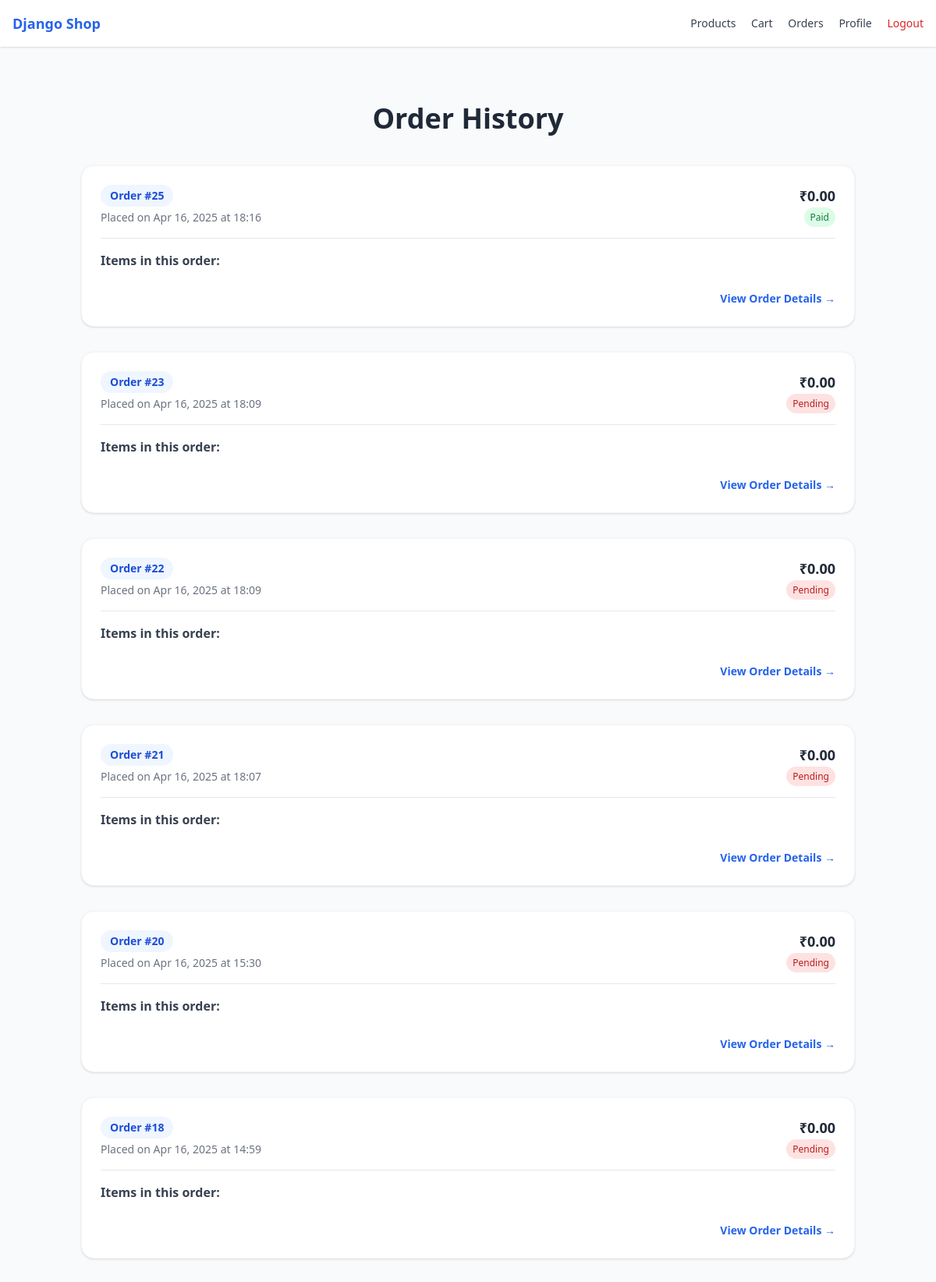
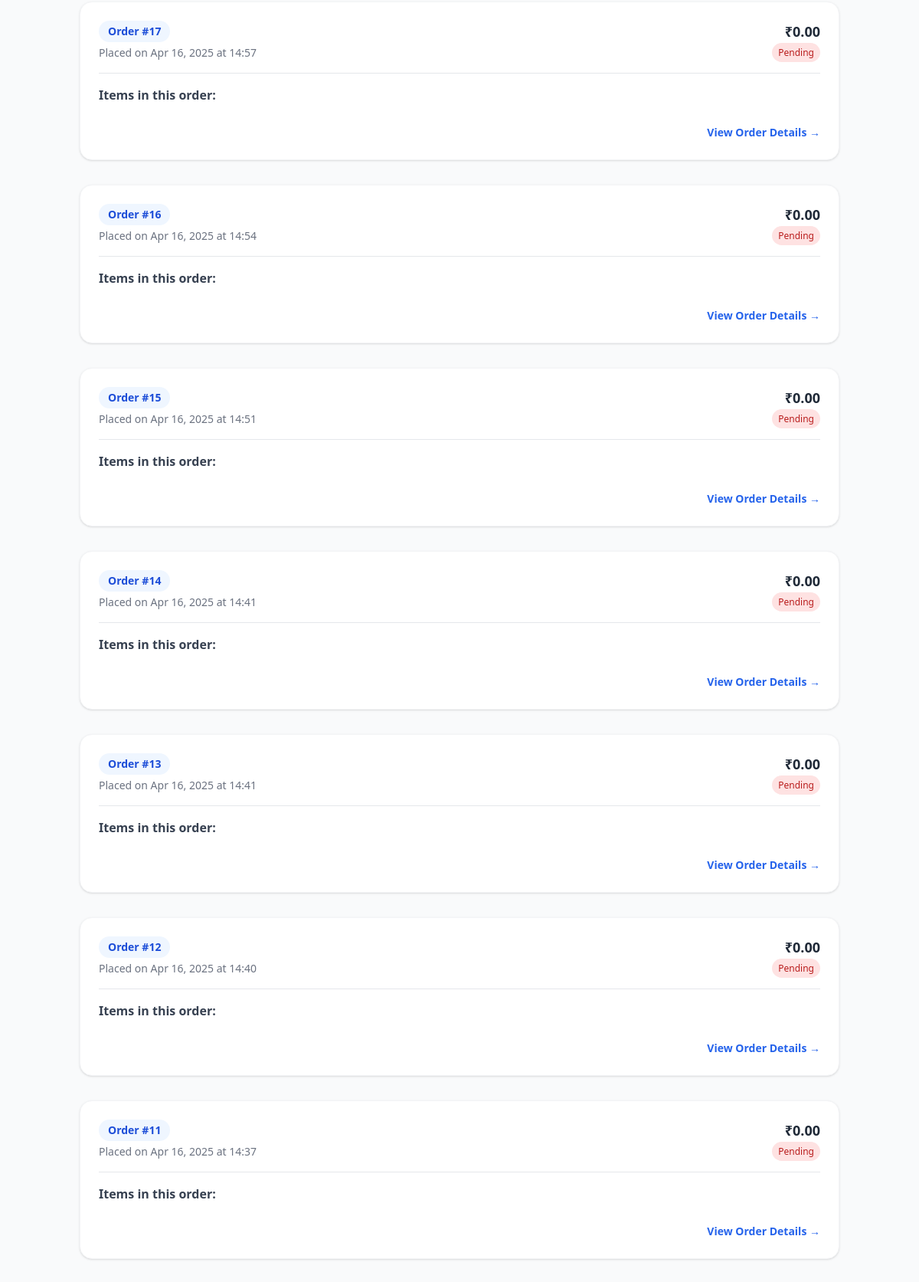
The app's page /order-history/ (signed in, upper part) with its own data (2 pictures, top to bottom).
### E_comm/models.py (models this page shows, shortened)
class Order(models.Model):
    user = models.ForeignKey(User, on_delete=models.CASCADE)
    ordered_at = models.DateTimeField(default=timezone.localtime)
    is_paid = models.BooleanField(default=False)
    total_amount = models.DecimalField(max_digits=10, decimal_places=2, default=0.00)

### E_comm/views/views.py (the view)
# urls.py: path('order-history/', views.order_history, name='order_history'),
@login_required
def order_history(request):
    orders = Order.objects.filter(user=request.user).order_by('-ordered_at')
    return render(request, 'E_comm/order_history.html', {'orders': orders})

### E_comm/templates/E_comm/order_history.html (shortened to what this page needs)
{% extends 'base.html' %}
{% block content %}
<div class="max-w-5xl mx-auto mt-12 px-4">
    <h1 class="text-4xl font-bold text-center text-gray-800 mb-10">Order History</h1>
    {% if orders %}
        <div class="space-y-8">
            {% for order in orders %}
                <div class="bg-white rounded-2xl shadow hover:shadow-lg transition duration-300 border border-gray-100 p-6">
                    <div class="flex flex-col sm:flex-row justify-between items-start sm:items-center border-b border-gray-200 pb-4 mb-4">
                        <div>
                            <span class="inline-block px-3 py-1 text-sm font-semibold rounded-full bg-blue-50 text-blue-700">
                                Order #{{ order.id }}
                            </span>
                            <p class="text-sm text-gray-500 mt-1">
                                Placed on {{ order.ordered_at|date:"M d, Y" }} at {{ order.ordered_at|time:"H:i" }}
                            </p>
                        </div>
                        <div class="mt-3 sm:mt-0 text-right">
                            <p class="text-lg font-semibold text-gray-800">₹{{ order.total_amount }}</p>
                            {% if order.is_paid %}
                                <span class="text-green-700 bg-green-100 px-2 py-1 text-xs rounded-full font-medium ml-1">Paid</span>
                            {% else %}
                                <span class="text-red-700 bg-red-100 px-2 py-1 text-xs rounded-full font-medium ml-1">Pending</span>
                            {% endif %}
                        </div>
                    </div>
                    <div>
                        <h2 class="text-md font-semibold text-gray-700 mb-2">Items in this order:</h2>
                    </div>
                    <div class="mt-6 text-right">
                        <a href="{% url 'order_detail' order.id %}" class="inline-block text-blue-600 hover:text-blue-800 font-semibold text-sm">
                            View Order Details →
                        </a>
                    </div>
                </div>
            {% endfor %}
        </div>
    {% endif %}
</div>
{% endblock %}

### records on screen
Order: id "25", ordered_at "Apr 16, 2025", ordered_at "18:16", total_amount "0.00", is_paid "Paid"
Order: id "23", ordered_at "Apr 16, 2025", ordered_at "18:09", total_amount "0.00", is_paid "Pending"
Order: id "22", ordered_at "Apr 16, 2025", ordered_at "18:09", total_amount "0.00", is_paid "Pending"
Order: id "21", ordered_at "Apr 16, 2025", ordered_at "18:07", total_amount "0.00", is_paid "Pending"
Order: id "20", ordered_at "Apr 16, 2025", ordered_at "15:30", total_amount "0.00", is_paid "Pending"
Order: id "18", ordered_at "Apr 16, 2025", ordered_at "14:59", total_amount "0.00", is_paid "Pending"
Order: id "17", ordered_at "Apr 16, 2025", ordered_at "14:57", total_amount "0.00", is_paid "Pending"
Order: id "16", ordered_at "Apr 16, 2025", ordered_at "14:54", total_amount "0.00", is_paid "Pending"
Order: id "15", ordered_at "Apr 16, 2025", ordered_at "14:51", total_amount "0.00", is_paid "Pending"
Order: id "14", ordered_at "Apr 16, 2025", ordered_at "14:41", total_amount "0.00", is_paid "Pending"
Order: id "13", ordered_at "Apr 16, 2025", ordered_at "14:41", total_amount "0.00", is_paid "Pending"
Order: id "12", ordered_at "Apr 16, 2025", ordered_at "14:40", total_amount "0.00", is_paid "Pending"
Order: id "11", ordered_at "Apr 16, 2025", ordered_at "14:37", total_amount "0.00", is_paid "Pending"
